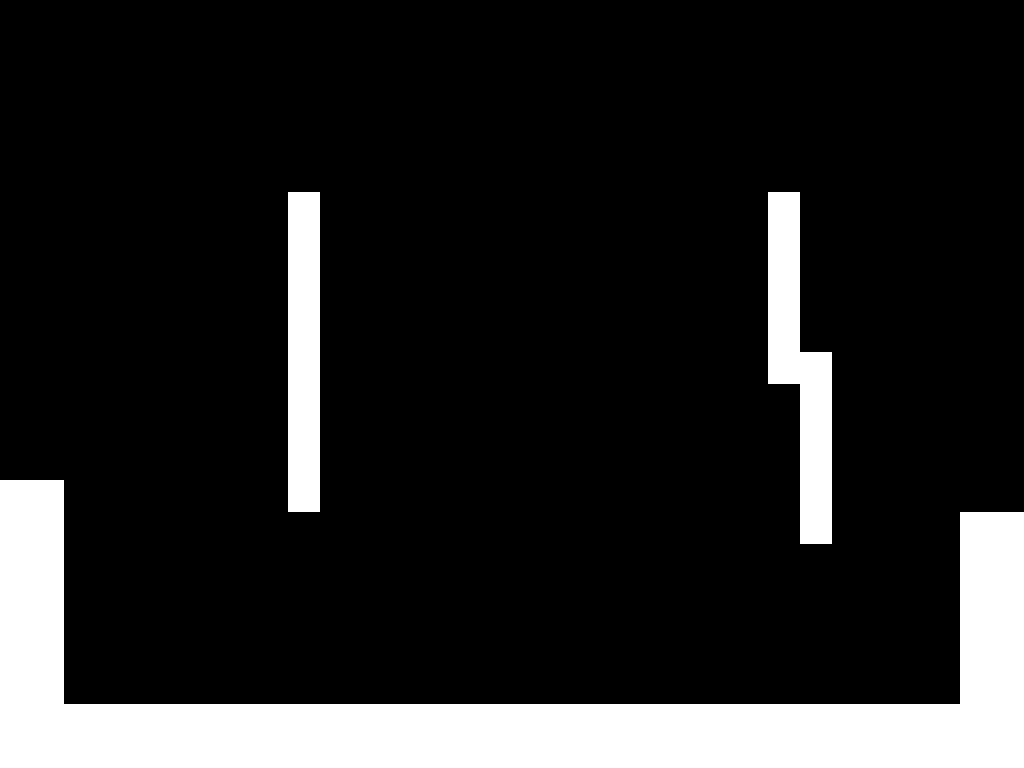

Rendered tile map (Tiled .tmx) drawn with the repository's tilesets; below, a short description and the map source with its tile grids summarised:
An orthogonal 32x24 tile map with 32x32 px tiles, 1 tile layer (Calque de Tile 1), 1 hidden layer not drawn, 3 tilesets.

<map version="1.0" tiledversion="2017.10.11" orientation="orthogonal" renderorder="right-down" width="32" height="24" tilewidth="32" tileheight="32" infinite="0" nextobjectid="1">
 <tileset firstgid="1" name="White" tilewidth="32" tileheight="32" tilecount="1" columns="1">
  <image source="tiles/White.png" width="50" height="46" />
 </tileset>
 <tileset firstgid="2" name="Black" tilewidth="32" tileheight="32" tilecount="1" columns="1">
  <image source="tiles/Black.png" width="50" height="46" />
 </tileset>
<tileset firstgid="3" name="logic" tilewidth="32" tileheight="32" tilecount="1" columns="1">
  <image source="tiles/logic.png" width="50" height="46" />
 </tileset>
 <layer name="Calque de Tile 1" width="32" height="24">
  <data>[768 cells, 112 non-empty, 1 distinct tile ids]</data>
 </layer>
 <layer name="logic" width="32" height="24" visible="0">
  <data>[768 cells, 49 non-empty, 1 distinct tile ids]</data>
 </layer>
</map>
